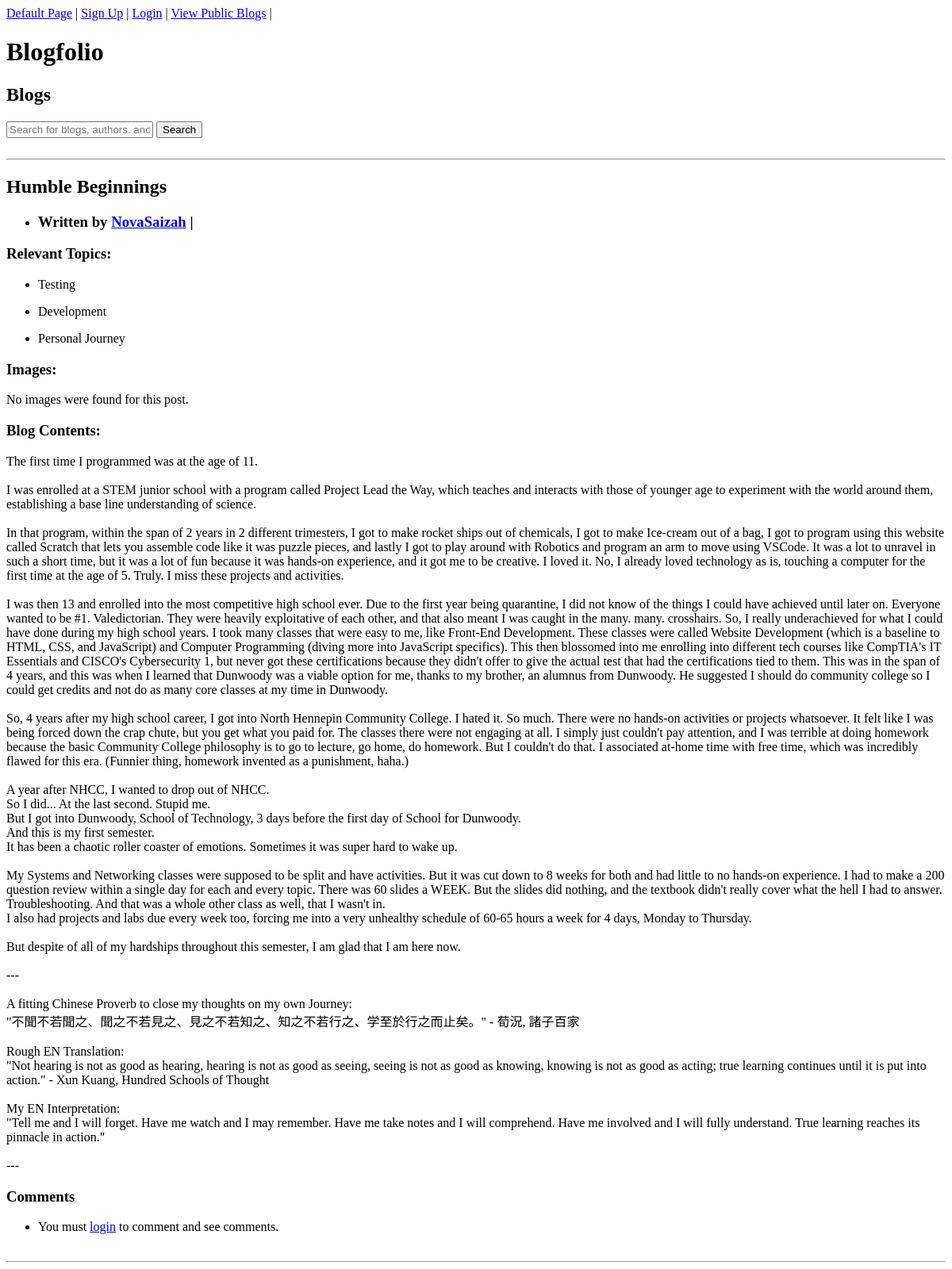
The page /blogs/view on the database its author committed.
### app.py (models this page shows)
class Blogs(db.Model):
    BlogID = db.Column(db.Integer, primary_key=True)
    BlogName = db.Column(db.String(100), nullable=False)
    BlogContents = db.Column(db.String, nullable=False)
    Timestamp = db.Column(db.DateTime, default=datetime.utcnow)
    UserID = db.Column(db.Integer, db.ForeignKey('users.id'), nullable=False)
    author = db.relationship('Users', backref='blog', foreign_keys=[UserID])
    categoryships = db.relationship('Categoryship', backref='blog', lazy=True, cascade='all, delete-orphan', passive_deletes=True)
    comments = db.relationship('Comments', backref='blog', lazy=True, cascade='all, delete-orphan', passive_deletes=True)
    image_paths = db.relationship('BlogImage', backref='blog', lazy=True, cascade='all, delete-orphan', passive_deletes=True)

class Users(db.Model, UserMixin):
    id = db.Column(db.Integer, primary_key=True)
    Username = db.Column(db.String(100), unique=True, nullable=False)
    Password = db.Column(db.String(100), nullable= False)
    is_admin = db.Column(db.Boolean, default=False)
    comments = db.relationship('Comments', backref='user', lazy=True, cascade='all, delete-orphan', passive_deletes=True)
    aboutme = db.relationship('AboutMe', backref='user', lazy=True)
    blogs = db.relationship('Blogs', backref='user', lazy=True, cascade='all, delete-orphan', passive_deletes=True)
    categories = db.relationship('Categories', backref='user', lazy=True)

class Categoryship(db.Model):
    CategoryshipID = db.Column(db.Integer, primary_key=True)
    BlogID = db.Column(db.Integer, db.ForeignKey('blogs.BlogID', ondelete='CASCADE'), nullable=False)
    CategoryID = db.Column(db.Integer, db.ForeignKey('categories.CategoryID'), nullable=False)

class Categories(db.Model):
    CategoryID = db.Column(db.Integer, primary_key=True)
    CategoryName = db.Column(db.String(100), nullable=False)
    UserID = db.Column(db.Integer, db.ForeignKey('users.id'), nullable=False)
    categoryships = db.relationship('Categoryship', backref='category', lazy=True)

### app.py (the view, shortened to what this page needs)
@app.route('/blogs/view', methods=['GET','POST'])
def blog_display():
    search_term = request.args.get('query', '').strip()
    edit_id = request.args.get('edit_id', type=int)
    blogs = Blogs.query.all()
    return render_template('blog_display.html', blogs=blogs, edit_id=edit_id)

### templates/blog_display.html (shortened to what this page needs)
{% extends "base.html" %}
{% block content %}
    <h2>Blogs</h2>
    <form method="GET" action="{{url_for('blog_display')}}">
        <input type="text" id="query" name="query" class="search-bar" placeholder="Search for blogs, authors, and tags">
        <button type="Submit">Search</button>
    </form>
    <br>
    {% if blogs %}
        {% for blog in blogs %}
            <section>
                <hr>
                <h2>
                    {{ blog.BlogName }}
                </h2>
                <ul>
                    <li>
                        <h3>Written by <a href="{{ url_for('about_me', username=blog.author.Username) }}">{{ blog.author.Username }}</a> |
                        </h3>
                    </li>
                </ul>
                <h3>Relevant Topics:</h3>
                {% for categoryship in blog.categoryships %}
                    <ul>
                        <li>{{ categoryship.category.CategoryName }}</li>
                    </ul>
                {% endfor %}
                <h3>Images:</h3>
                {%if not image in blog.image_paths%}
                    <p>No images were found for this post.</p>
                {%endif%}
                <h3>Blog Contents:</h3>
                    <p>{{ blog.BlogContents | replace('\n', '<br>') | safe }}</p>
                <h3>Comments</h3>
                <ul>
                    {% if current_user.is_authenticated %}
                        <form method="POST" action="{{url_for('blog_display', query=request.args.get('query'))}}">
                            <strong>Comment as {{ current_user.Username }}:</strong>
                            <br>
                            <input type="hidden" name="BlogID" value="{{blog.BlogID}}">
                            <textarea name="content" required></textarea>
                            <br>
                            <button type="submit">Add Comment</button>
                        </form>
                    {% else %}
                        <li>You must <a href="{{url_for('login')}}">login</a> to comment and see comments.</li>
                    {% endif %}
                    <br>
                </ul>
                <hr>
            </section>
        {% endfor %}
    {% endif %}
{% endblock %}

### rows shown on the page
Blogs: BlogName "Humble Beginnings", author.Username "NovaSaizah", BlogContents "The first time I programmed was at the age of 11. I was enrolled at a STEM junior school with a program called Project Lead the Way, which teaches and interacts with those of younger age to experiment with the world around them, establishing a base line understanding of science. In that program, within the span of 2 years in 2 different trimesters, I got to make rocket ships out of chemicals, I got to make Ice-cream out of a bag, I got to program using this website called Scratch that lets you assemble code like it was puzzle pieces, and lastly I got to play around with Robotics and program an arm to move using VSCode. It was a lot to unravel in such a short time, but it was a lot of fun…"
Categoryship: category.CategoryName "Testing"
Categoryship: category.CategoryName "Development"
Categoryship: category.CategoryName "Personal Journey"
